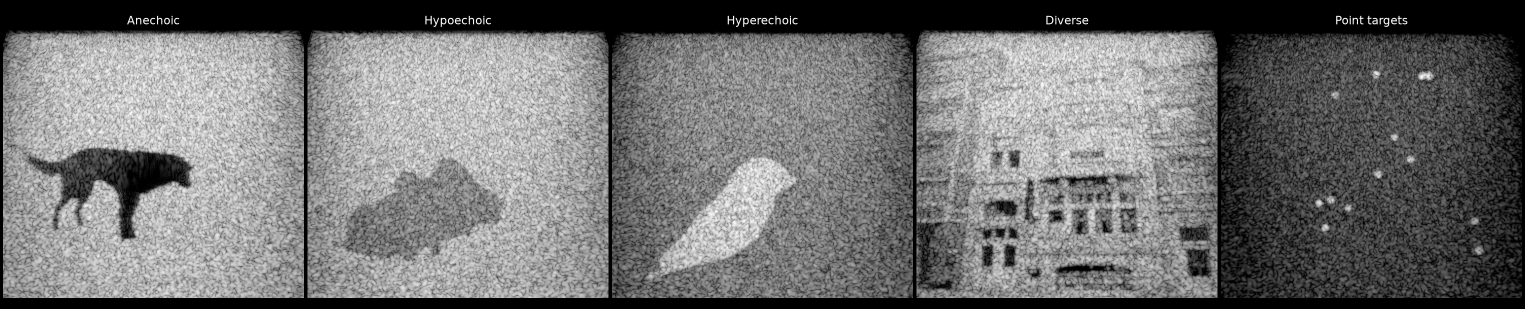
#> input picture datasets/concordia/assets/classes.png, 3050 x 617 px (shown at 1/2 size)
$ python wikimedia_commons_postprocess.py assets/classes.png
#> lines starting #> are read from the running program, lines starting #| are printed output that depends on the picture; after the words box and inside, x2 and y2 are one past the last pixel; in counts of white or black regions, pixels touching at a corner belong together
# SPDX-License-Identifier: Apache-2.0
"""Post-process a photograph downloaded from Wikimedia Commons into a normalized,
high-contrast grayscale mask. Requires numpy and Pillow.
Usage:  python wikimedia_commons_postprocess.py <image-file>
"""

import os
import sys

import numpy as np
from PIL import Image

OUTPUT_H = 400
OUTPUT_W = 450

# Luma coefficients of the ITU-R BT.601 (NTSC) standard.
_LUMA = np.array([0.298936021293776, 0.587043074451121, 0.114020904255103])


def read_gray(path):
    """Read an image file as one float64 grayscale channel scaled to [0, 1]."""
#> called with path = 'assets/classes.png'
    im = Image.open(path)
#> im is the input picture: PIL image 3050x617 RGBA; mean R, G, B, A 111.7, 111.7, 111.7, 255
    if im.mode in ("RGBA", "LA"):
        im = im.convert(im.mode[:-1])
#> im: PIL image 3050x617 RGB
    arr = np.asarray(im)
    if np.issubdtype(arr.dtype, np.integer):
        arr = arr / np.iinfo(arr.dtype).max
    arr = arr.astype(np.float64)
    return arr[..., :3] @ _LUMA if arr.ndim == 3 else arr


def write_gray(img, path):
    """Write a float image, whose values are assumed to lie in [0, 1], as 8-bit."""
    arr = np.clip(np.round(img * 255.0), 0, 255).astype(np.uint8)
    Image.fromarray(arr).save(path, format="PNG")


def _cubic(x):
    absx = np.abs(x)
    absx2 = absx * absx
    absx3 = absx2 * absx
    return np.multiply(1.5 * absx3 - 2.5 * absx2 + 1, absx <= 1) + np.multiply(
        -0.5 * absx3 + 2.5 * absx2 - 4 * absx + 2, (absx > 1) & (absx <= 2)
    )


def _contributions(in_length, out_length, scale):
    """Input sample indices and kernel weights for each output sample along one axis."""
    if scale < 1:
        kernel = lambda x: scale * _cubic(scale * x)  # noqa: E731
        kernel_width = 4.0 / scale
    else:
        kernel = _cubic
        kernel_width = 4.0

    centres = np.arange(1, out_length + 1) / scale + 0.5 * (1 - 1 / scale)
    taps = int(np.ceil(kernel_width)) + 2
    indices = np.floor(centres - kernel_width / 2).astype(np.int64)[:, None] + np.arange(taps) - 1

    weights = kernel(centres[:, None] - indices - 1)
    weights /= weights.sum(axis=1, keepdims=True)

    mirror = np.concatenate((np.arange(in_length), np.arange(in_length - 1, -1, -1)))
    return weights, mirror[indices % mirror.size]


def _resize_axis0(img, weights, indices):
    return np.sum(weights[:, :, None] * img[indices], axis=1)


# We implemented the resampling here rather than using Pillow's built-in resize: the
# original post-processing was written in MATLAB, and we wanted to ship it in Python
# while reproducing the same output bit-for-bit.


def imresize(img, output_shape):
    """Resample a 2-D image to output_shape = (height, width)."""
#> called with output_shape = (400, 450)
    scale = [output_shape[axis] / img.shape[axis] for axis in (0, 1)]
#> scale = [0.648, 0.148]
    out = img
    for axis in np.argsort(scale):
        weights, indices = _contributions(img.shape[axis], output_shape[axis], scale[axis])
        if axis == 0:
            out = _resize_axis0(out, weights, indices)
        else:
            out = _resize_axis0(out.T, weights, indices).T
#> this loop made 2 passes
#> pass 1, in imresize, `out = _resize_axis0(out.T, weights, indices).T`:
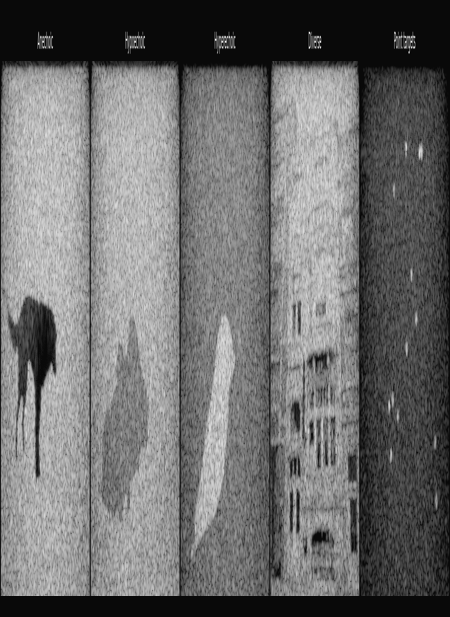
#> out: shape (617, 450) float64; min -0.041, max 1.07, mean 0.438; drawn with min black and max white
#> pass 2, in imresize, `out = _resize_axis0(out, weights, indices)`:
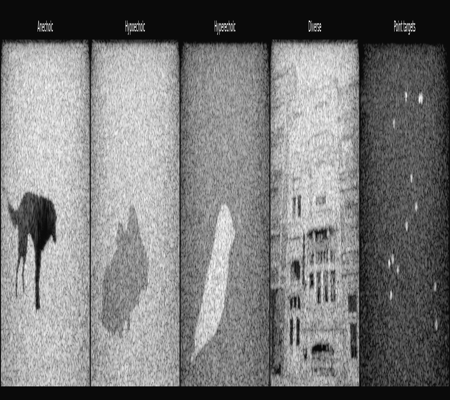
#> out: shape (400, 450) float64; min -0.0422, max 0.953, mean 0.438; drawn with min black and max white
    return out


def histeq(img, levels=64, bins=256):
    """Equalize the histogram of a float image in [0, 1] onto `levels` output levels."""
#> called with levels = 64, bins = 256
    counts, _ = np.histogram(img, bins=bins, range=(0.0, 1.0))
#> counts = 256 values, max 21848 at index 0, min 0 at index 239, mean 695.7
    cdf = np.cumsum(counts) / counts.sum()
#> cdf = 256 values from 0.123 to 1
    target_cdf = np.arange(1, levels + 1) / levels

    nearest = np.argmin(np.abs(cdf[:, None] - target_cdf[None, :]), axis=1)
#> nearest = 256 values from 7 to 63
    transform = nearest / (levels - 1)
#> transform = 256 values from 0.111 to 1
    return transform[np.clip((img * bins).astype(np.int64), 0, bins - 1)]
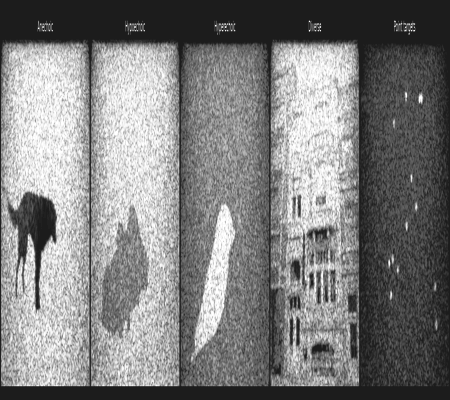
#> returned value: shape (400, 450) float64; min 0.111, max 1, mean 0.498


def process_image(input_path):
    """Convert the image at input_path into a normalized grayscale mask and write it to disk.

    The image is resampled to a fixed 400 x 450 canvas, histogram-equalized
    to spread its tonal range, and linearly rescaled to [0, 1]. The extremes
    are then saturated -- values above 0.9 become pure white (1) and values
    below 0.1 become pure black (0) -- leaving the intermediate 0.1-0.9 band
    as a continuous gradient. The result is written as "<input_path>_processed.png".

    Returns the output path.
    """
    image = read_gray(input_path)
    image = imresize(image, (OUTPUT_H, OUTPUT_W))
    image = histeq(image)
    image = image - image.min()
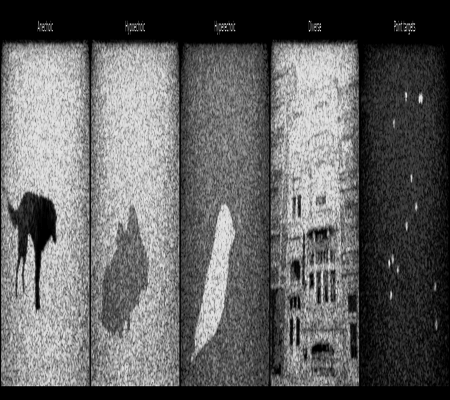
#> image: shape (400, 450) float64; min 0, max 0.889, mean 0.387
    image /= image.max()
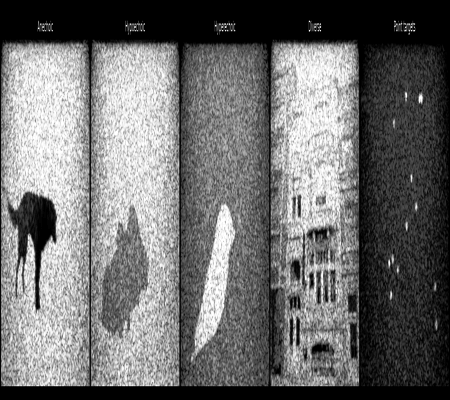
#> image: shape (400, 450) float64; min 0, max 1, mean 0.435
    image[image > 0.9] = 1
#> image: shape (400, 450) float64; 8.04% of pixels changed, all inside (x1, y1, x2, y2) = (7, 27, 422, 386)
    image[image < 0.1] = 0
#> image: shape (400, 450) float64; min 0, max 1, mean 0.435

    output_path = f"{os.path.splitext(input_path)[0]}_processed.png"
    write_gray(image, output_path)
    return output_path


if __name__ == "__main__":
    print(process_image(sys.argv[1]))
